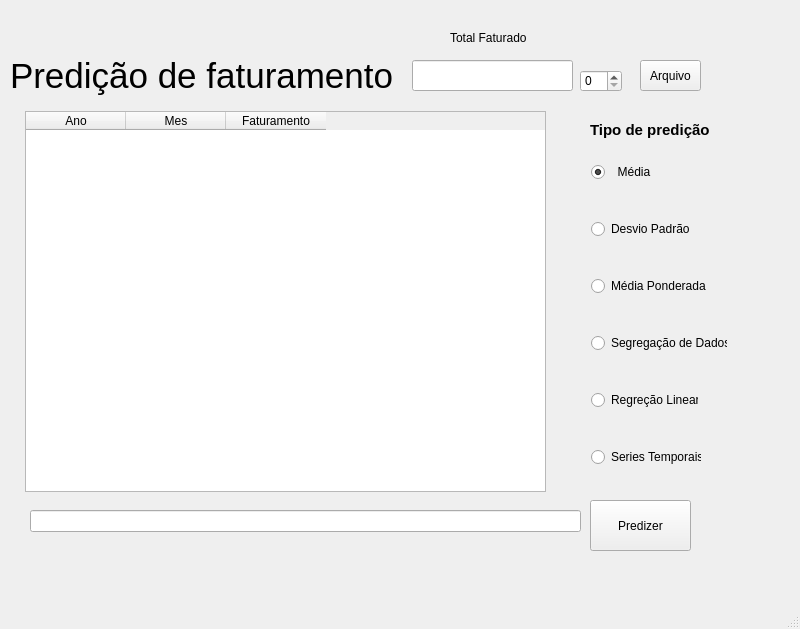
<?xml version="1.0" encoding="UTF-8"?>
<ui version="4.0">
 <class>MainWindow</class>
 <widget class="QMainWindow" name="MainWindow">
  <property name="geometry">
   <rect>
    <x>0</x>
    <y>0</y>
    <width>800</width>
    <height>629</height>
   </rect>
  </property>
  <property name="windowTitle">
   <string>MainWindow</string>
  </property>
  <widget class="QWidget" name="centralwidget">
   <widget class="QPushButton" name="bt_arquivo">
    <property name="geometry">
     <rect>
      <x>640</x>
      <y>60</y>
      <width>61</width>
      <height>31</height>
     </rect>
    </property>
    <property name="text">
     <string>Arquivo</string>
    </property>
   </widget>
   <widget class="QRadioButton" name="rb_desvio">
    <property name="geometry">
     <rect>
      <x>591</x>
      <y>219</y>
      <width>98</width>
      <height>20</height>
     </rect>
    </property>
    <property name="text">
     <string>Desvio Padrão</string>
    </property>
   </widget>
   <widget class="QRadioButton" name="rb_segregacao">
    <property name="geometry">
     <rect>
      <x>591</x>
      <y>333</y>
      <width>136</width>
      <height>20</height>
     </rect>
    </property>
    <property name="text">
     <string>Segregação de Dados</string>
    </property>
   </widget>
   <widget class="QRadioButton" name="rb_temporais">
    <property name="geometry">
     <rect>
      <x>591</x>
      <y>447</y>
      <width>110</width>
      <height>20</height>
     </rect>
    </property>
    <property name="text">
     <string>Series Temporais</string>
    </property>
   </widget>
   <widget class="QRadioButton" name="rb_media">
    <property name="geometry">
     <rect>
      <x>591</x>
      <y>162</y>
      <width>62</width>
      <height>20</height>
     </rect>
    </property>
    <property name="text">
     <string>  Média</string>
    </property>
    <property name="checked">
     <bool>true</bool>
    </property>
   </widget>
   <widget class="QRadioButton" name="rb_ponderada">
    <property name="geometry">
     <rect>
      <x>591</x>
      <y>276</y>
      <width>116</width>
      <height>20</height>
     </rect>
    </property>
    <property name="text">
     <string>Média Ponderada</string>
    </property>
   </widget>
   <widget class="QRadioButton" name="rb_RegracaoLinear">
    <property name="geometry">
     <rect>
      <x>591</x>
      <y>390</y>
      <width>107</width>
      <height>20</height>
     </rect>
    </property>
    <property name="text">
     <string>Regreção Linear</string>
    </property>
   </widget>
   <widget class="QPushButton" name="bt_predizer">
    <property name="geometry">
     <rect>
      <x>590</x>
      <y>500</y>
      <width>101</width>
      <height>51</height>
     </rect>
    </property>
    <property name="text">
     <string>Predizer</string>
    </property>
   </widget>
   <widget class="QLineEdit" name="txt_predicao">
    <property name="geometry">
     <rect>
      <x>30</x>
      <y>510</y>
      <width>551</width>
      <height>22</height>
     </rect>
    </property>
   </widget>
   <widget class="QLabel" name="lb_PredicaoFaturamento">
    <property name="geometry">
     <rect>
      <x>10</x>
      <y>50</y>
      <width>401</width>
      <height>51</height>
     </rect>
    </property>
    <property name="font">
     <font>
      <pointsize>26</pointsize>
     </font>
    </property>
    <property name="text">
     <string>Predição de faturamento</string>
    </property>
   </widget>
   <widget class="QLineEdit" name="txt_totalfaturado">
    <property name="geometry">
     <rect>
      <x>412</x>
      <y>60</y>
      <width>161</width>
      <height>31</height>
     </rect>
    </property>
    <property name="font">
     <font>
      <pointsize>12</pointsize>
     </font>
    </property>
    <property name="text">
     <string/>
    </property>
   </widget>
   <widget class="QLabel" name="lb_totalFaturado">
    <property name="geometry">
     <rect>
      <x>450</x>
      <y>30</y>
      <width>111</width>
      <height>16</height>
     </rect>
    </property>
    <property name="text">
     <string>Total Faturado</string>
    </property>
   </widget>
   <widget class="QSpinBox" name="sb_colunas">
    <property name="geometry">
     <rect>
      <x>580</x>
      <y>70</y>
      <width>42</width>
      <height>22</height>
     </rect>
    </property>
   </widget>
   <widget class="QLabel" name="label_3">
    <property name="geometry">
     <rect>
      <x>590</x>
      <y>120</y>
      <width>171</width>
      <height>20</height>
     </rect>
    </property>
    <property name="font">
     <font>
      <pointsize>11</pointsize>
      <bold>true</bold>
     </font>
    </property>
    <property name="text">
     <string>Tipo de predição</string>
    </property>
   </widget>
   <widget class="QTableWidget" name="tb_faturamento">
    <property name="geometry">
     <rect>
      <x>25</x>
      <y>111</y>
      <width>521</width>
      <height>381</height>
     </rect>
    </property>
    <column>
     <property name="text">
      <string>Ano</string>
     </property>
    </column>
    <column>
     <property name="text">
      <string>Mes</string>
     </property>
    </column>
    <column>
     <property name="text">
      <string>Faturamento</string>
     </property>
    </column>
   </widget>
  </widget>
  <widget class="QMenuBar" name="menubar">
   <property name="geometry">
    <rect>
     <x>0</x>
     <y>0</y>
     <width>800</width>
     <height>22</height>
    </rect>
   </property>
  </widget>
  <widget class="QStatusBar" name="statusbar"/>
 </widget>
 <resources/>
 <connections/>
</ui>
